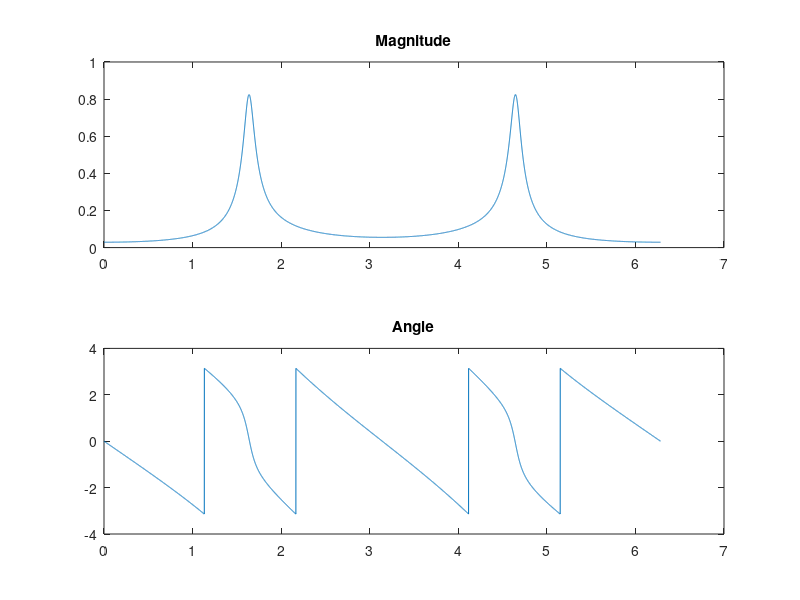

The MATLAB source for this figure:
% Matt McDade
% System Simulation
% HW 10 Part B

close all; clc; clear;
Omega = linspace(0, 2*pi, 10001);
s = exp(1i*Omega);
T = 0.001;
G = (0.0850) ./ (s.^4+0.4174*s.^3+1.0871*s.^2+0.2805*s+0.1512);

figure(1)
subplot(211)
plot(Omega, abs(G));
title('Magnitude')

subplot(212)
plot(Omega, angle(G));
title('Angle')